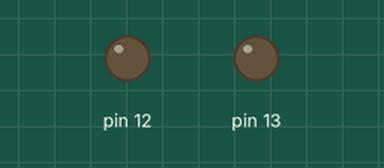
Bench run of a sketch on a simulated Arduino Uno, built with avr-gcc and run on an emulated ATmega328P. Shown: output pins drawn as LEDs (lit = HIGH). Dashed ring = blinking.

Above: at 0.1 s.
At 0.85 s:
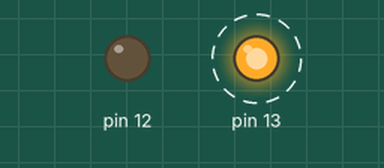
At 2.45 s:
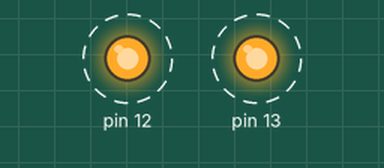
Timing chart, 0 to 3.0 s (numbered marks = the images above):
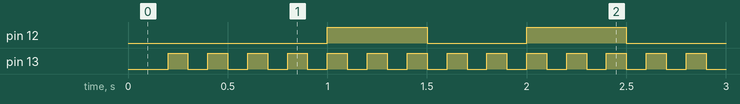

Measured:
- by itself, pin 12: alternates HIGH for 0.50 s and LOW for 0.50 s
- by itself, pin 13: alternates HIGH for 0.10 s and LOW for 0.10 s

The sketch:

blink_led_2bis.ino
```cpp
#include "trungled.h"

trung_led myLed(13);
trung_led myLed_12(12, 500);

void setup() {
  // set the digital pin as output:
}

void loop() {
  // here is where you'd put code that needs to be running all the time.
  myLed.loop();
  myLed_12.loop();
}
```

trungled.cpp
```cpp
#include "trungled.h"

trung_led::trung_led(int led_pin) {
  this->ledPin = led_pin;
  this->begin();
}

trung_led::trung_led(int led_pin, unsigned long time_pelay) {
  this->ledPin = led_pin;
  this->interval = time_pelay;
  this->begin();
}

// constants won't change. Used here to set a pin number:
void trung_led::begin() {
  pinMode(this->ledPin, OUTPUT);
  trung_led::ledState = HIGH;
}

void trung_led::loop() {
  unsigned long currentMillis = millis();
  if (currentMillis - this->previousMillis >= this->interval) {
    // save the last time you blinked the LED
    this->previousMillis = currentMillis;

    // if the LED is off turn it on and vice-versa:
    if (this->ledState == LOW) {
      this->ledState = HIGH;
    } else {
      this->ledState = LOW;
    }

    // set the LED with the ledState of the variable:
    digitalWrite(this->ledPin, this->ledState);
  }
}
```

trungled.h
```cpp
#ifndef _TRUNG_H_LED__
#define _TRUNG_H_LED__

#include "arduino.h"

class trung_led {
  public:
    int ledPin;// the number of the LED pin

    int ledState;             // ledState used to set the LED

    // Generally, you should use "unsigned long" for variables that hold time
    // The value will quickly become too large for an int to store
    unsigned long previousMillis = 0;        // will store last time LED was updated

    long interval = 100;           // interval at which to blink (milliseconds)

    trung_led(int led_pin);
    trung_led(int led_pin, unsigned long time_pelay);

    void begin();

    void loop();
};

#endif
```
